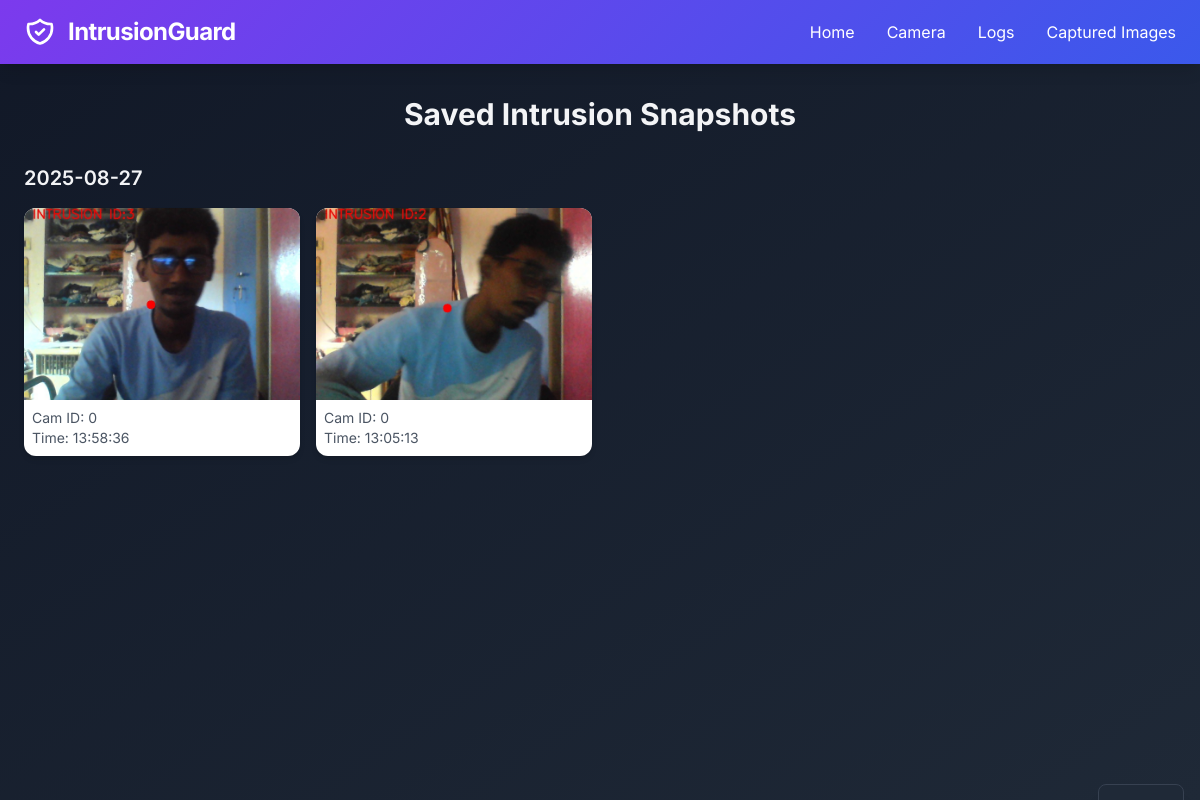
/saved_snaps, run on the app's committed database.
### models.py (models this page shows)
class FenceCrossEvent(db.Model):
    __tablename__ = 'fence_cross_events'
    id = db.Column(db.Integer, primary_key=True)
    cam_id = db.Column(db.String(50), nullable=False)
    timestamp = db.Column(db.DateTime, default=datetime.utcnow)
    image_path = db.Column(db.String(200), nullable=False)  # path to saved frame
    enhanced_image_path = db.Column(db.String(200), nullable=True)  # path to enhanced frame

### routes.py (the view)
@routes_bp.route('/saved_snaps')
def saved_snaps():
    from collections import defaultdict
    import os
    local_tz = pytz.timezone('Asia/Kolkata')  # Change this to your local timezone
    with detection_manager.app.app_context():
        events = FenceCrossEvent.query.order_by(FenceCrossEvent.timestamp.desc()).all()
    grouped_events = defaultdict(list)
    for event in events:
        local_time = event.timestamp.replace(tzinfo=pytz.UTC).astimezone(local_tz)
        date_str = local_time.strftime("%Y-%m-%d")
        event.display_time = local_time  # Add local time for display
        grouped_events[date_str].append(event)
    grouped_events = dict(sorted(grouped_events.items(), reverse=True))
    return render_template('saved_snaps.html', grouped_events=grouped_events)

### templates/saved_snaps.html (shortened to what this page needs)
{% extends "base.html" %}
{% block content %}
<h2 class="text-3xl font-bold mb-8 text-center">Saved Intrusion Snapshots</h2>
{% if grouped_events %}
  {% for date, events in grouped_events.items() %}
    <h3 class="text-xl font-semibold mt-6 mb-4">{{ date }}</h3>
    <div class="grid grid-cols-1 sm:grid-cols-2 md:grid-cols-3 lg:grid-cols-4 gap-4">
      {% for event in events %}
        <a href="{{ url_for('main.view_snap', snap_id=event.id) }}"
           class="block bg-white shadow-md rounded-xl overflow-hidden hover:shadow-lg transition-shadow duration-300">
          <img src="{{ url_for('static', filename=event.image_path) }}"
               class="w-full h-48 object-cover hover:scale-105 transition-transform duration-300">
          <div class="p-2 text-sm text-gray-600">
            <p>Cam ID: {{ event.cam_id }}</p>
            <p>Time: {{ event.display_time.strftime("%H:%M:%S") }}</p>
          </div>
        </a>
      {% endfor %}
    </div>
  {% endfor %}
{% else %}
  <p class="text-center text-gray-500">No intrusion snapshots found.</p>
{% endif %}
{% endblock %}

### data on the page
FenceCrossEvent: image_path (picture), cam_id "0", display_time "13:58:36"
FenceCrossEvent: image_path (picture), cam_id "0", display_time "13:05:13"

### other printed values
{{ date }} "2025-08-27"
